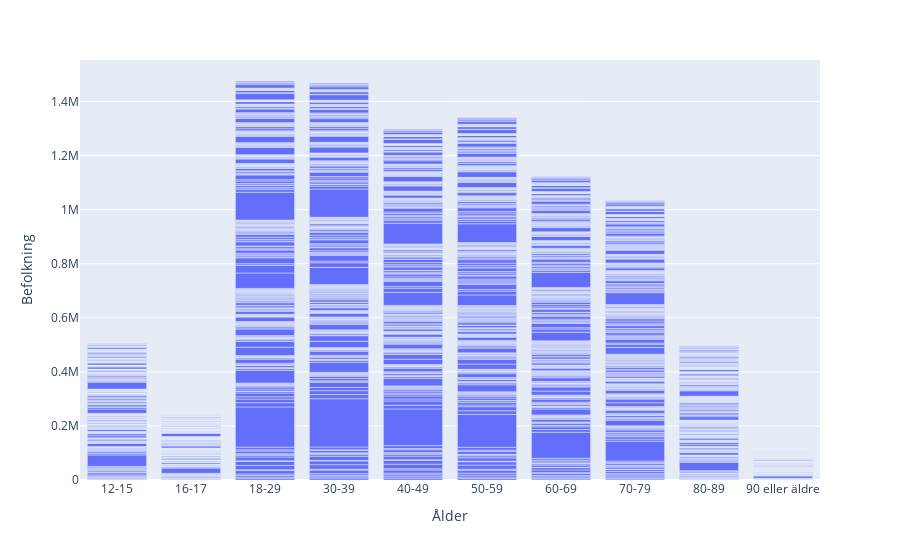

Notebook code cell kept with this figure:
### Code cell
fig = px.bar(vaccin_data, x='Ålder', y='Befolkning')
fig.show()

### Figure 1 — Plotly figure (JSON) as saved in the notebook; plotly's stock layout.template omitted (floating-point values rounded to 4 significant figures; data arrays with more than 128 entries replaced by an {"elided": "..."} marker saying what was removed)
{"data": [{"alignmentgroup": "True", "hovertemplate": "Ålder=%{x}<br>Befolkning=%{y}<extra></extra>", "legendgroup": "", "marker": {"color": "#636efa", "pattern": {"shape": ""}}, "name": "", "offsetgroup": "", "orientation": "v", "showlegend": false, "textposition": "auto", "type": "bar", "x": {"elided": "2900 str values"}, "xaxis": "x", "y": {"elided": "2900 int values"}, "yaxis": "y"}], "layout": {"barmode": "relative", "legend": {"tracegroupgap": 0}, "margin": {"t": 60}, "xaxis": {"anchor": "y", "domain": [0, 1], "title": {"text": "Ålder"}}, "yaxis": {"anchor": "x", "domain": [0, 1], "title": {"text": "Befolkning"}}}}
